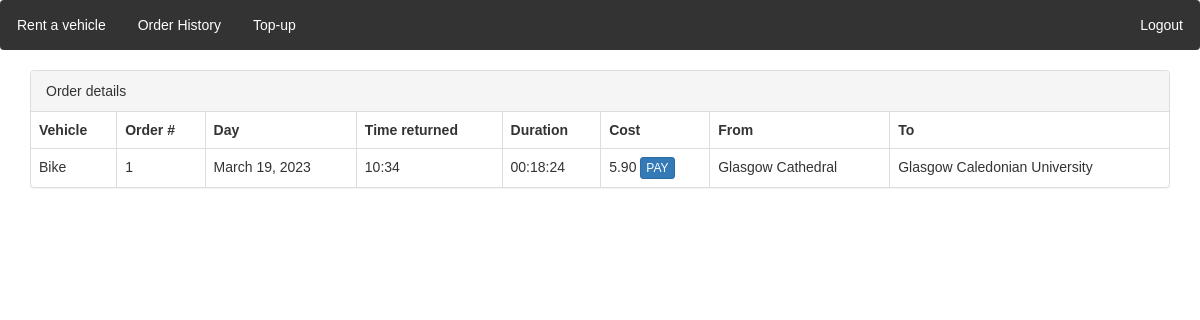
Page /order_history/1/details/ (signed in) on the earlier database version.
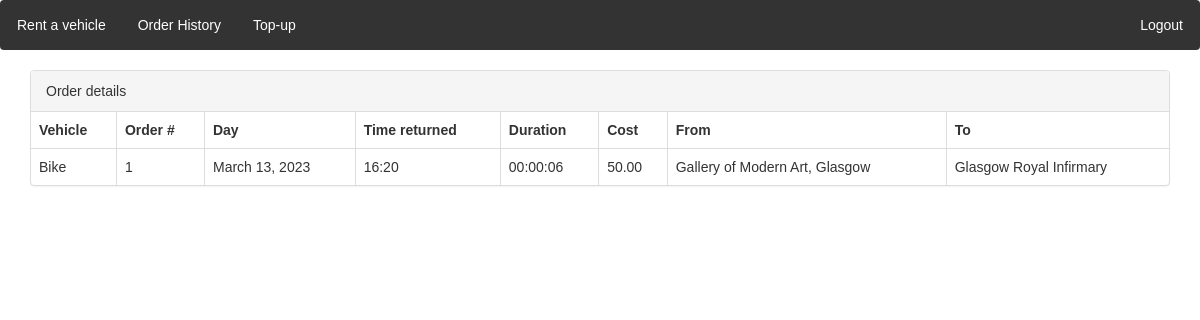
Same page on the later database version.
### locations/models.py (models this page shows, shortened)
class Order(models.Model):
    customer = models.ForeignKey(CustomUser, on_delete=models.CASCADE)
    vehicle = models.ForeignKey(Vehicle, on_delete=models.CASCADE)
    initial_time = models.DateTimeField(auto_now_add=True)
    cost = models.DecimalField(max_digits=6, decimal_places=2, null = True, default=None)
    final_time = models.DateTimeField(null = True)
    initial_location = models.ForeignKey(Location, on_delete=models.CASCADE, null=False, related_name='start')
    final_location = models.ForeignKey(Location, on_delete=models.CASCADE, null=True, related_name='end')
    is_paid = models.BooleanField(default=False)

class Location(models.Model):
    address = models.TextField(unique=True)
    latitude = models.FloatField(blank = True, null = True)
    longitude = models.FloatField(blank = True, null = True)

### locations/views.py (the view)
# urls.py: path('order_history/<int:nid>/details/', views.order_detail, name = 'order_detail'),
def order_detail(request,nid):
    if request.user is None or not request.user.is_authenticated:
        return redirect("/accounts/login")
    order = models.Order.objects.get(id=nid)
    vehicle = order.vehicle.type.name
    date = order.initial_time.date()
    return_time = order.final_time.strftime("%H:%M")
    timedelta = order.final_time - order.initial_time
    hours, remainder = divmod(timedelta.seconds, 3600)
    minutes, seconds = divmod(remainder, 60)
    formatted_time = f"{hours:02d}:{minutes:02d}:{seconds:02d}"
    cost = order.cost
    initial_address = order.initial_location.address
    final_address = order.final_location.address
    if order.customer.user != request.user:
        return redirect("/order_history/")
    obj={'vehicle': vehicle , 'order_id':nid, 'date': date , 'returntime':return_time , 'formatted_time': formatted_time , 'cost':cost , 'iadd':initial_address , 'fadd':final_address, 'is_paid': order.is_paid}
    return render(request, 'locations/order_detail.html', {'obj': obj})

### locations/context_processors.py (called while the page is built)
def message_processor(request):
    if not request.user.username:
         return {
        'unreturned' : None
    }
    username = request.user.username
    logged_user  = CustomUser.objects.get(user = User.objects.get(username = username))
    unreturned_order = Order.objects.filter(customer = logged_user, final_time = None).first()
    return {
        'unreturned' : unreturned_order
    }

### templates/locations/order_detail.html (shortened to what this page needs)
{% extends "locations/base.html" %}
{% load static %}
{% block extrahead %}
<link rel="stylesheet" type="text/css" href="{% static 'css/order.css' %}">
{% endblock %}
{% block content %}
  <div>
      <div class="container">
        <div class="panel panel-default">
      <div class="panel-heading">Order details</div>
      <table class="table table-bordered">
        <thead>
          <tr>
            <th>Vehicle </th>
            <th>Order #</th>
            <th>Day </th>
            <th>Time returned</th>
            <th>Duration </th>
            <th>Cost </th>
            <th>From </th>
            <th>To</th>
          </tr>
        </thead>
        <tbody>
          <tr>
             <td>{{ obj.vehicle }}</td>
             <td>{{ obj.order_id }}</td>
             <td>{{ obj.date }}</td>
             <td>{{ obj.returntime }}</td>
             <td>{{ obj.formatted_time }}</td>
             <td>{{ obj.cost }}
              {% if obj.is_paid != True %}
              <a class="btn btn-primary btn-xs" href="{% url 'locations:order_payment' nid=obj.order_id %}"> PAY </a>
              {% endif %}
             </td>
             <td>{{ obj.iadd }}</td>
             <td>{{ obj.fadd }}</td>
          </tr>
        </tbody>
      </table>
    </div>
  </div>
{% endblock %}

Differences in the rows shown:
no longer on this page (row unchanged): Location: iadd "Glasgow Cathedral"
no longer on this page (row unchanged): Location: fadd "Glasgow Caledonian University"
changed Order: cost "5.90" → "50.00"
now on this page (row unchanged): Location: iadd "Gallery of Modern Art, Glasgow"
now on this page (row unchanged): Location: fadd "Glasgow Royal Infirmary"
Other differences:
{{ obj.date }}: "March 19, 2023" → "March 13, 2023"
{{ obj.returntime }}: "10:34" → "16:20"
{{ obj.formatted_time }}: "00:18:24" → "00:00:06"
text no longer shown: "PAY"
